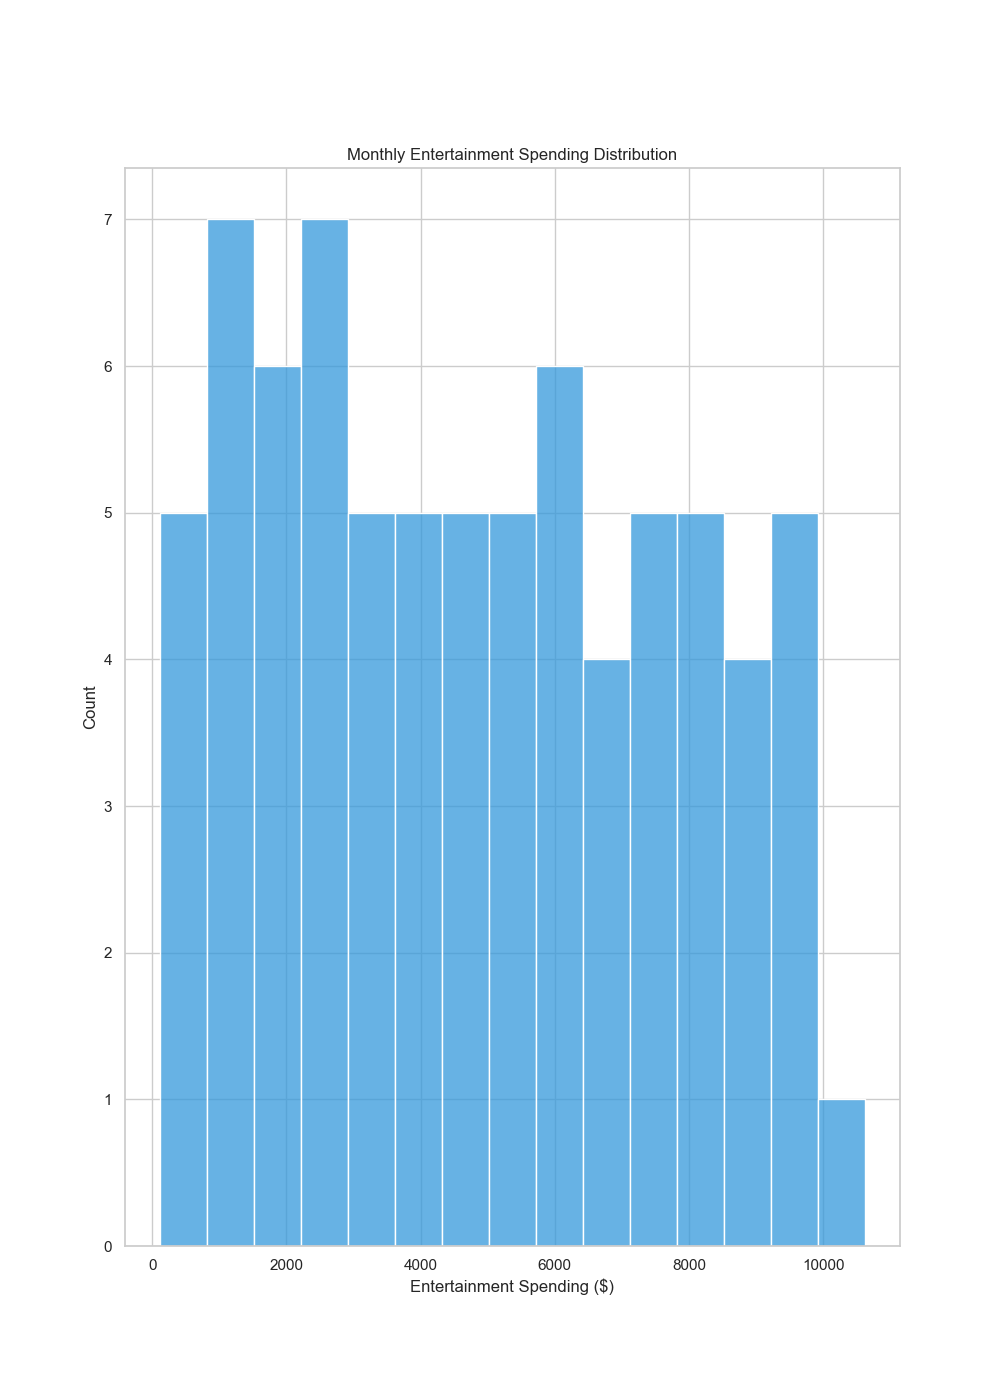

This chart was generated by the following Python code:

import seaborn as sns
import pandas as pd
import matplotlib.pyplot as plt

# Data in a pandas DataFrame
data = pd.DataFrame({
    'Entertainment_Spending': [120, 300, 450, 620, 700, 890, 950, 1020, 1150, 1230, 1340, 1500, 1580, 1650, 1780, 1890, 
                               2000, 2120, 2250, 2340, 2500, 2600, 2720, 2850, 2900, 3050, 3180, 3300, 3450, 3580, 3700, 
                               3890, 4000, 4120, 4250, 4390, 4500, 4650, 4800, 4900, 5020, 5150, 5300, 5450, 5600, 5720, 
                               5850, 6000, 6120, 6250, 6400, 6550, 6700, 6850, 7000, 7150, 7300, 7450, 7600, 7750, 7900, 
                               8050, 8200, 8350, 8500, 8650, 8800, 8950, 9100, 9250, 9400, 9550, 9700, 9850, 10000]
})

# Set the size of the seaborn plot
plt.figure(figsize=(10, 14))

# Plot a horizontal histogram with specified bin height and color
sns.histplot(data, x='Entertainment_Spending', binwidth=700, color="#3498DB")

# Set chart title and labels
plt.title('Monthly Entertainment Spending Distribution')
plt.ylabel('Count')
plt.xlabel('Entertainment Spending ($)')

# Show the plot
plt.show()
